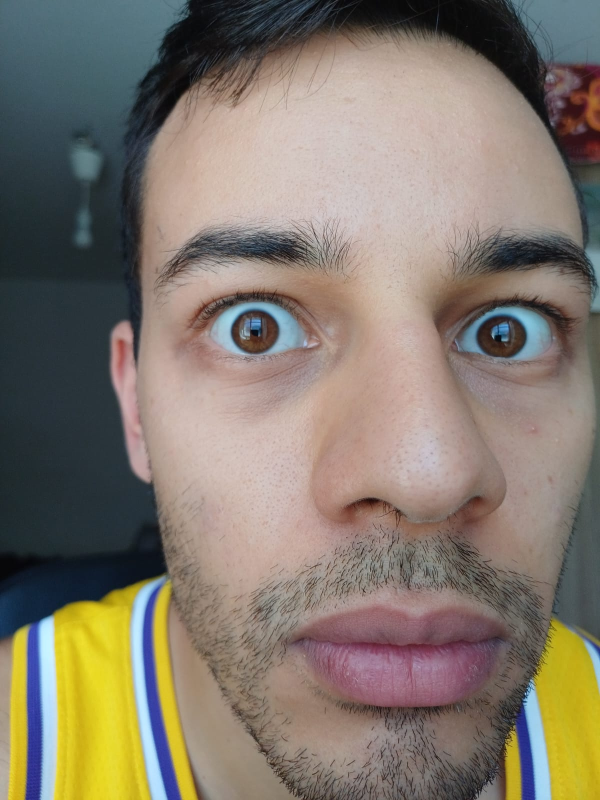
#> input picture images/2.jpeg, 1200 x 1600 px (shown at 1/2 size)
$ python -i segmentation.py   (imports and definitions only)
#> lines starting #> are read from the running program, lines starting #| are printed output that depends on the picture; after the words box and inside, x2 and y2 are one past the last pixel; in counts of white or black regions, pixels touching at a corner belong together
#> further down, picture is the input picture: shape (1600, 1200, 3); mean B, G, R 108.7, 120.8, 130.8
### utils/detection.py
import cv2
import matplotlib.pyplot as plt
import numpy as np

# [28 lines left out: functions get_largest_detection, crop_image, morphological_reconstruction, not called in this run]

def remove_overlapping_circles(circles):
    """Remove overlapping circles and keep the ones with the highest accumulator values."""
    if circles is None:
        return None

    circles = sorted(circles, key=lambda x: -x[2])  # Sort by radius (largest first)
    valid_circles = []
    for circle in circles[0]:
        #print(circle[0])
        x, y, r = circle
        overlapping = False
        for valid_circle in valid_circles:
            vx, vy, vr = valid_circle
            dist = np.sqrt((x - vx)**2 + (y - vy)**2)
            if dist < r + vr:  # Overlapping condition
                overlapping = True
                break
        if not overlapping:
            valid_circles.append(circle)
    return valid_circles

# [34 lines left out: functions extract_circle_opencv, approximate_pupil_circle, calculate_circularity, not called in this run]

### utils/segmentation.py
import matplotlib.pyplot as plt
import cv2
import numpy as np
from utils.detection import remove_overlapping_circles, calculate_circularity

def detect_iris(image):
    # Step 1: Read the input image
    gray = cv2.cvtColor(image, cv2.COLOR_BGR2GRAY)
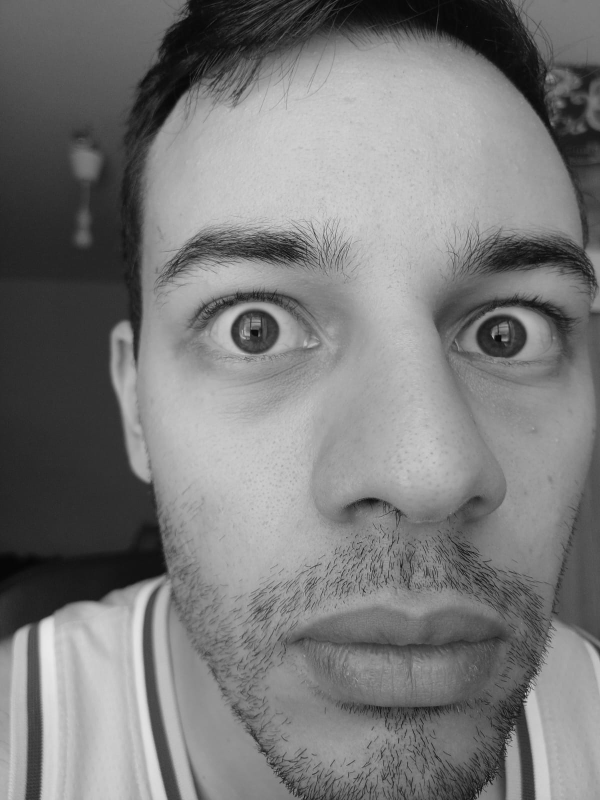
#> gray: shape (1600, 1200) (shown at 1/2 size); min 2, max 233, mean 122.4
    # Step 3: Apply CLAHE (Contrast Limited Adaptive Histogram Equalization) for illumination normalization
    clahe = cv2.createCLAHE(clipLimit=2.0, tileGridSize=(8, 8))
    gray = clahe.apply(gray)
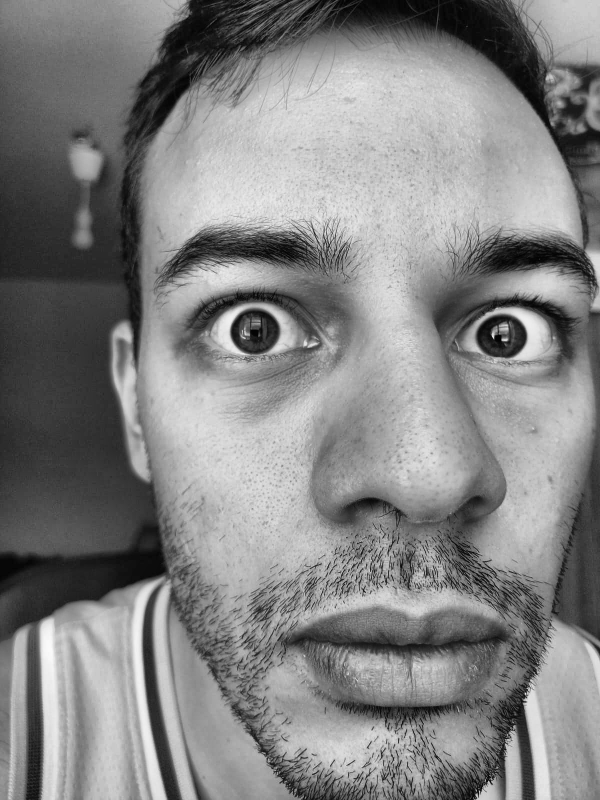
#> gray: shape (1600, 1200) (shown at 1/2 size); min 0, max 250, mean 131

    # Step 4: Apply Gaussian blurring to reduce noise
    blurred = cv2.GaussianBlur(gray, (9, 9), 2)

    # Step 5: Perform Canny edge detection
    edges = cv2.Canny(blurred, threshold1=50, threshold2=10)#150
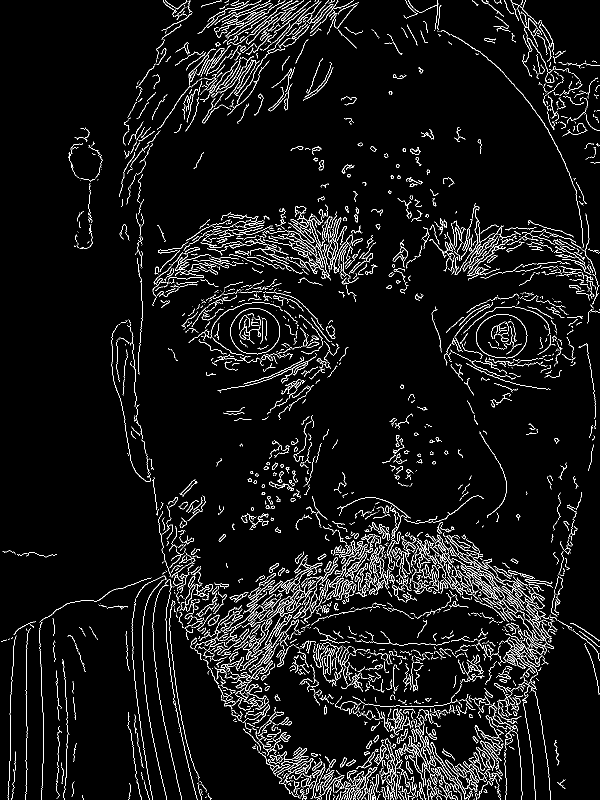
#> edges: shape (1600, 1200) (shown at 1/2 size); 5.3% white in thin lines or dots

    # Step 6: Detect circles using HoughCircles
    circles = cv2.HoughCircles(edges,
                               cv2.HOUGH_GRADIENT,
                               dp=1,
                               minDist=30,
                               param1=100,
                               param2=30,
                               minRadius=20,
                               maxRadius=100)
#> circles = 390 rows, first 8: [858.5, 1496.5, 99.4], [900.5, 1500.5, 99.4], [930.5, 1500.5, 99.4], [721.5, 1497.5, 99.4], [959.5, 1232.5, 99.4], [770.5, 1190.5, 97.2], [599.5, 1244.5, 99.4], [667.5, 1224.5, 99.4]
    circles = remove_overlapping_circles(circles)
#> in remove_overlapping_circles, `circles = sorted(circles, key=lambda x: -x[2])`: circles = 1 item
#> the loop in remove_overlapping_circles, `for circle in circles[0]:` made 390 passes
#> after the loop in remove_overlapping_circles, `for circle in circles[0]:`: valid_circles = 31 items, first 6: [858.5, 1496.5, 99.4], [959.5, 1232.5, 99.4], [599.5, 1244.5, 99.4], [741.5, 1073.5, 79.6], [461.5, 552.5, 99.4], [563.5, 105.5, 99.4]
#> circles has the same summary as valid_circles in remove_overlapping_circles
    #print("circles ", circles)
    #plt.imshow(edges)
    #plt.show()
    # Step 7: Draw detected circles (iris) on the original image
    if circles is not None:
        circles = np.uint16(np.around(circles))
#> circles = 31 rows, first 8: [858, 1496, 99], [960, 1232, 99], [600, 1244, 99], [742, 1074, 80], [462, 552, 99], [564, 106, 99], [1046, 568, 99], [400, 1292, 95]
        rr = [r for _, _, r in circles]
#> rr = 31 values, max 99 at index 0, min 23 at index 30, mean 60.58
        index = np.argmax(rr)
#> index = 0
        circle = circles[index]
#> circle = [858, 1496, 99]
        circles = [circle]
#> circles = [[858, 1496, 99]]
        for i in circles: #[0, :]
            # Draw the outer circle
            cv2.circle(gray, (i[0], i[1]), i[2], (255, 0, 0), 2)
            # Save the iris center for pupil detection
            iris_center = (i[0], i[1])
            iris_radius = i[2]
#> this loop made 1 pass
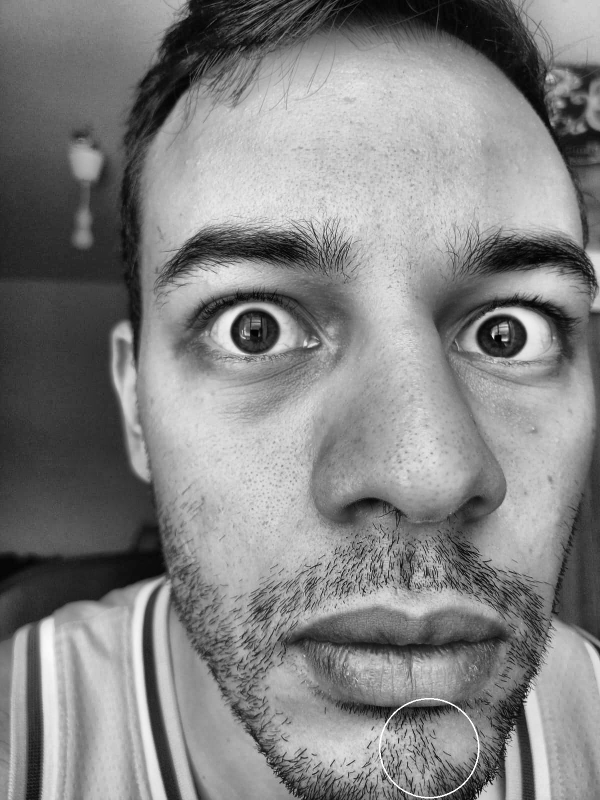
#> gray: shape (1600, 1200) (shown at 1/2 size); 0.1% of pixels changed, all inside (x1, y1, x2, y2) = (758, 1396, 959, 1597)
        print("Iris detected successfully.")
    else:
        print("No iris detected.")
        return


    return gray, blurred, edges, iris_center, iris_radius

# [85 lines left out: functions detect_pupil_with_circle, detect_pupil_edge_and_dilation, bounding_box_segmentation, not called in this run]

>>> import cv2
>>> picture = cv2.imread('../images/2.jpeg')
>>> result = detect_iris(picture)
#> result = 5 items

$ run again, on images/21.png
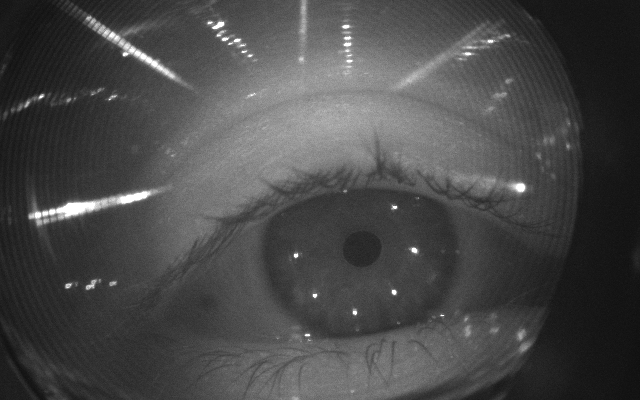
#> input picture images/21.png, 640 x 400 px
#> picture is the input picture: shape (400, 640, 3); min 13, max 255, mean 72.7
#> in detect_iris, `edges = cv2.Canny(blurred, threshold1=50, threshold2=10)#150`:
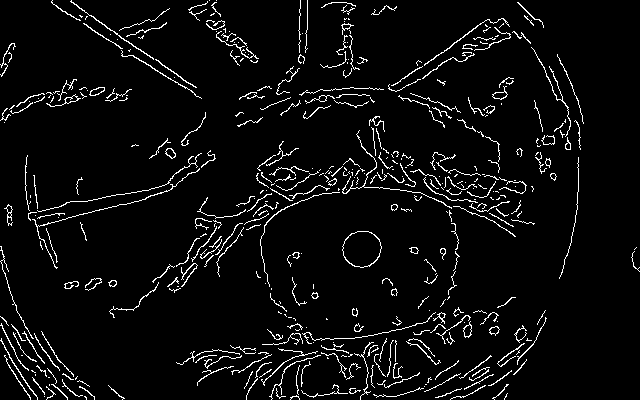
#> edges: shape (400, 640); 5% white in thin lines or dots
#> in detect_iris, `circles = cv2.HoughCircles(edges, cv2.HOUGH_GRADIENT, dp=1, minDist=30..`: circles = 30 rows, first 8: [360.5, 251.5, 97.2], [465.5, 114.5, 95], [316.5, 269.5, 97.2], [291.5, 295.5, 99.4], [458.5, 144.5, 85.1], [453.5, 292.5, 99.4], [283.5, 264.5, 96.1], [495.5, 109.5, 78.4]
#> in remove_overlapping_circles, `circles = sorted(circles, key=lambda x: -x[2])`: circles = 1 item
#> the loop in remove_overlapping_circles, `for circle in circles[0]:` made 30 passes
#> after the loop in remove_overlapping_circles, `for circle in circles[0]:`: valid_circles = [[360.5, 251.5, 97.2], [495.5, 109.5, 78.4], [297.5, 395.5, 56.3], [459.5, 352.5, 35.8]]
#> in detect_iris, `circles = remove_overlapping_circles(circles)`: circles has the same summary as valid_circles in remove_overlapping_circles
#> in detect_iris, `circles = np.uint16(np.around(circles))`: circles = [[360, 252, 97], [496, 110, 78], [298, 396, 56], [460, 352, 36]]
#> rr = [97, 78, 56, 36]
#> index = 0
#> in detect_iris, `circle = circles[index]`: circle = [360, 252, 97]
#> in detect_iris, `circles = [circle]`: circles = [[360, 252, 97]]
#> the loop in detect_iris, `for i in circles:` made 1 pass
#> after the loop in detect_iris, `for i in circles:`:
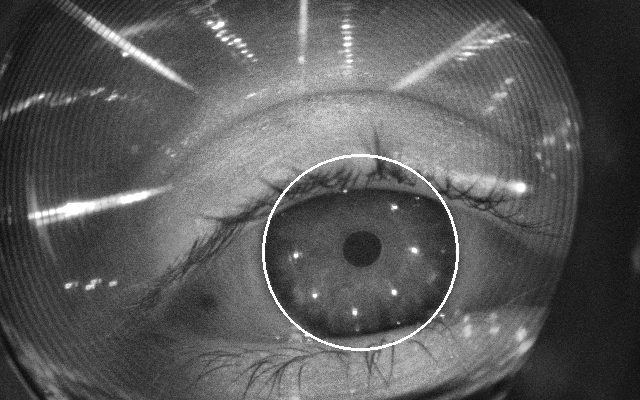
#> gray: shape (400, 640); min 12, max 255, mean 89.8
#> result = 5 items

$ run again, on images/img2.jpg
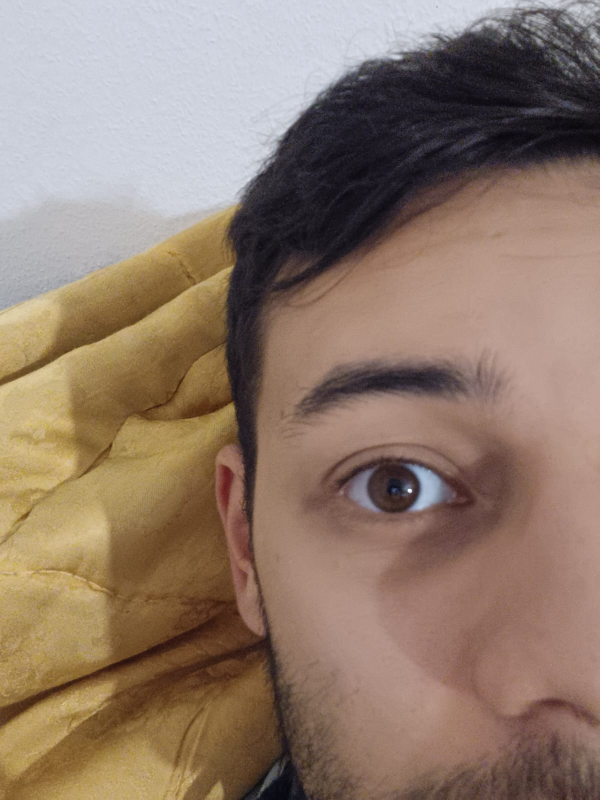
#> input picture images/img2.jpg, 1199 x 1599 px (shown at 1/2 size)
#> picture is the input picture: shape (1599, 1199, 3); mean B, G, R 107.6, 122.5, 143.8
#> in detect_iris, `edges = cv2.Canny(blurred, threshold1=50, threshold2=10)#150`:
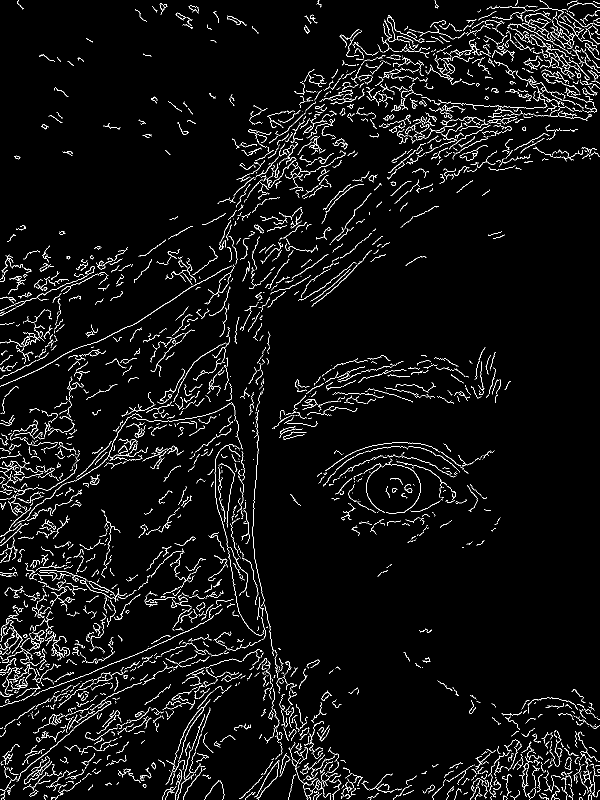
#> edges: shape (1599, 1199) (shown at 1/2 size); 4.2% white in thin lines or dots
#> in detect_iris, `circles = cv2.HoughCircles(edges, cv2.HOUGH_GRADIENT, dp=1, minDist=30..`: circles = 261 rows, first 8: [1059.5, 126.5, 99.4], [1030.5, 113.5, 99.4], [986.5, 145.5, 97.2], [879.5, 161.5, 99.4], [950.5, 151.5, 99.4], [117.5, 1234.5, 91.7], [1069.5, 163.5, 99.4], [1094.5, 96.5, 78.5]
#> in remove_overlapping_circles, `circles = sorted(circles, key=lambda x: -x[2])`: circles = 1 item
#> the loop in remove_overlapping_circles, `for circle in circles[0]:` made 261 passes
#> after the loop in remove_overlapping_circles, `for circle in circles[0]:`: valid_circles = 30 items, first 6: [1059.5, 126.5, 99.4], [117.5, 1234.5, 91.7], [822.5, 187.5, 85.1], [101.5, 1041.5, 99.4], [443.5, 1275.5, 99.4], [160.5, 1465.5, 85.1]
#> in detect_iris, `circles = remove_overlapping_circles(circles)`: circles has the same summary as valid_circles in remove_overlapping_circles
#> in detect_iris, `circles = np.uint16(np.around(circles))`: circles = 30 rows, first 8: [1060, 126, 99], [118, 1234, 92], [822, 188, 85], [102, 1042, 99], [444, 1276, 99], [160, 1466, 85], [824, 976, 92], [1106, 1490, 93]
#> rr = 30 values, max 99 at index 0, min 21 at index 22, mean 65.57
#> index = 0
#> in detect_iris, `circle = circles[index]`: circle = [1060, 126, 99]
#> in detect_iris, `circles = [circle]`: circles = [[1060, 126, 99]]
#> the loop in detect_iris, `for i in circles:` made 1 pass
#> after the loop in detect_iris, `for i in circles:`:
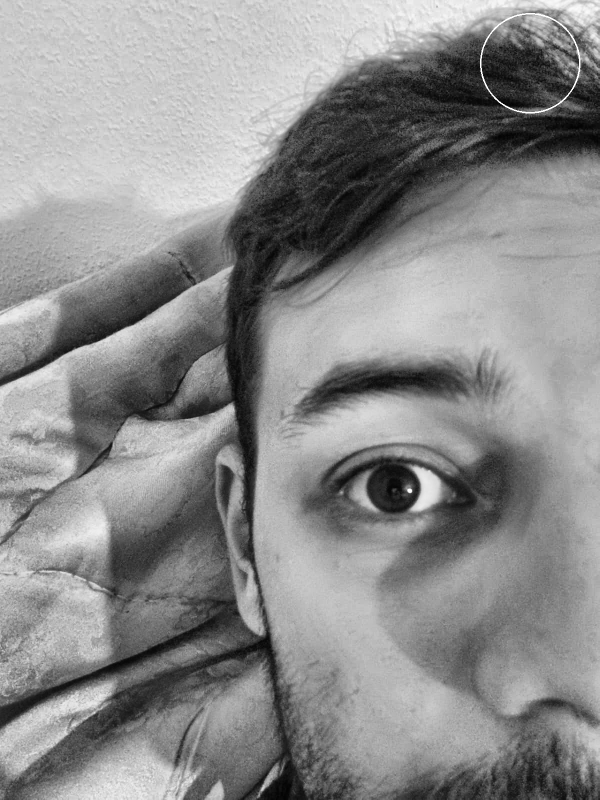
#> gray: shape (1599, 1199) (shown at 1/2 size); min 2, max 255, mean 139.6
#> result = 5 items
